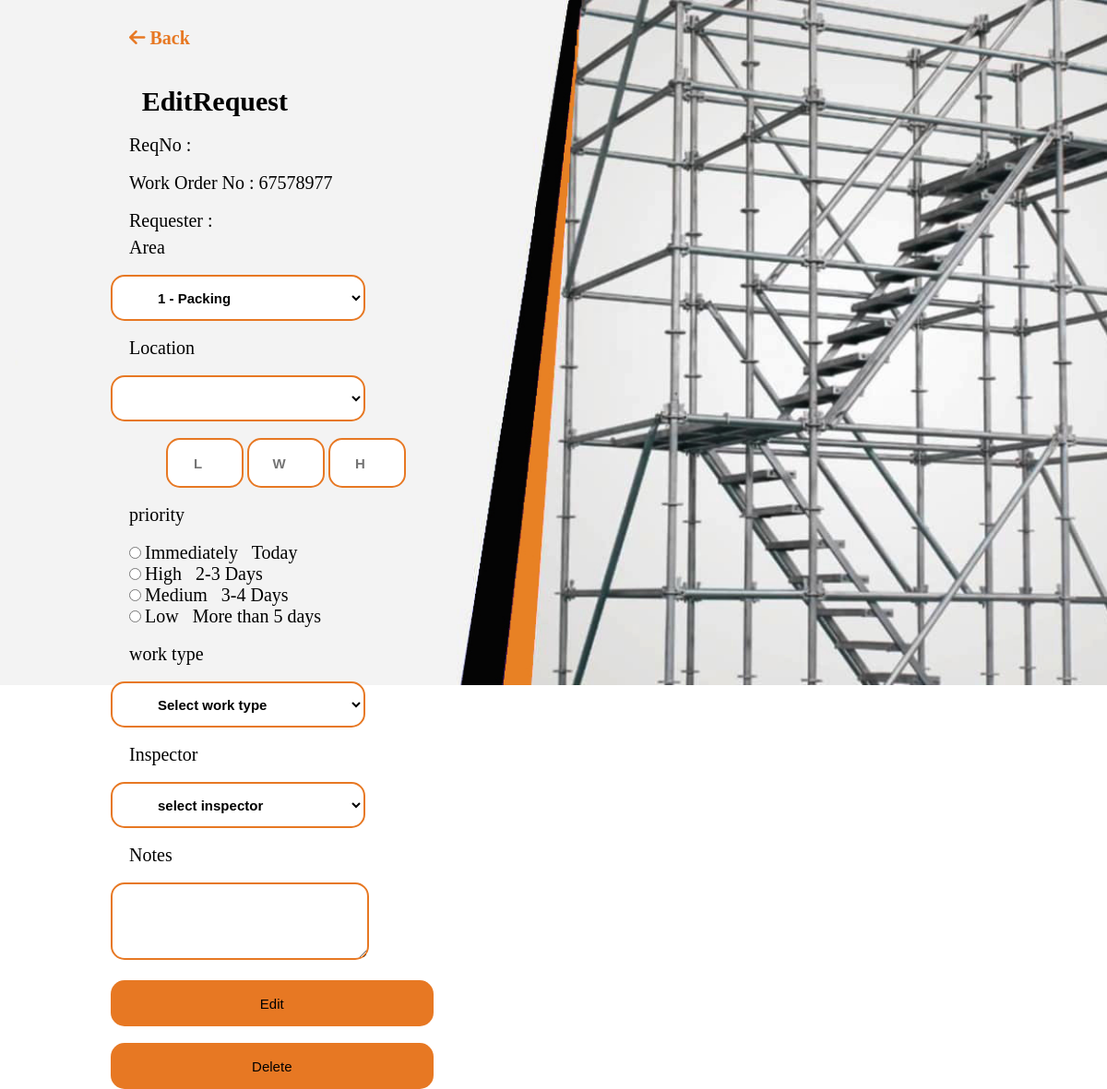
The page /requestAction.php?workOrderNo=67578977 (signed in) on the database as committed earlier.
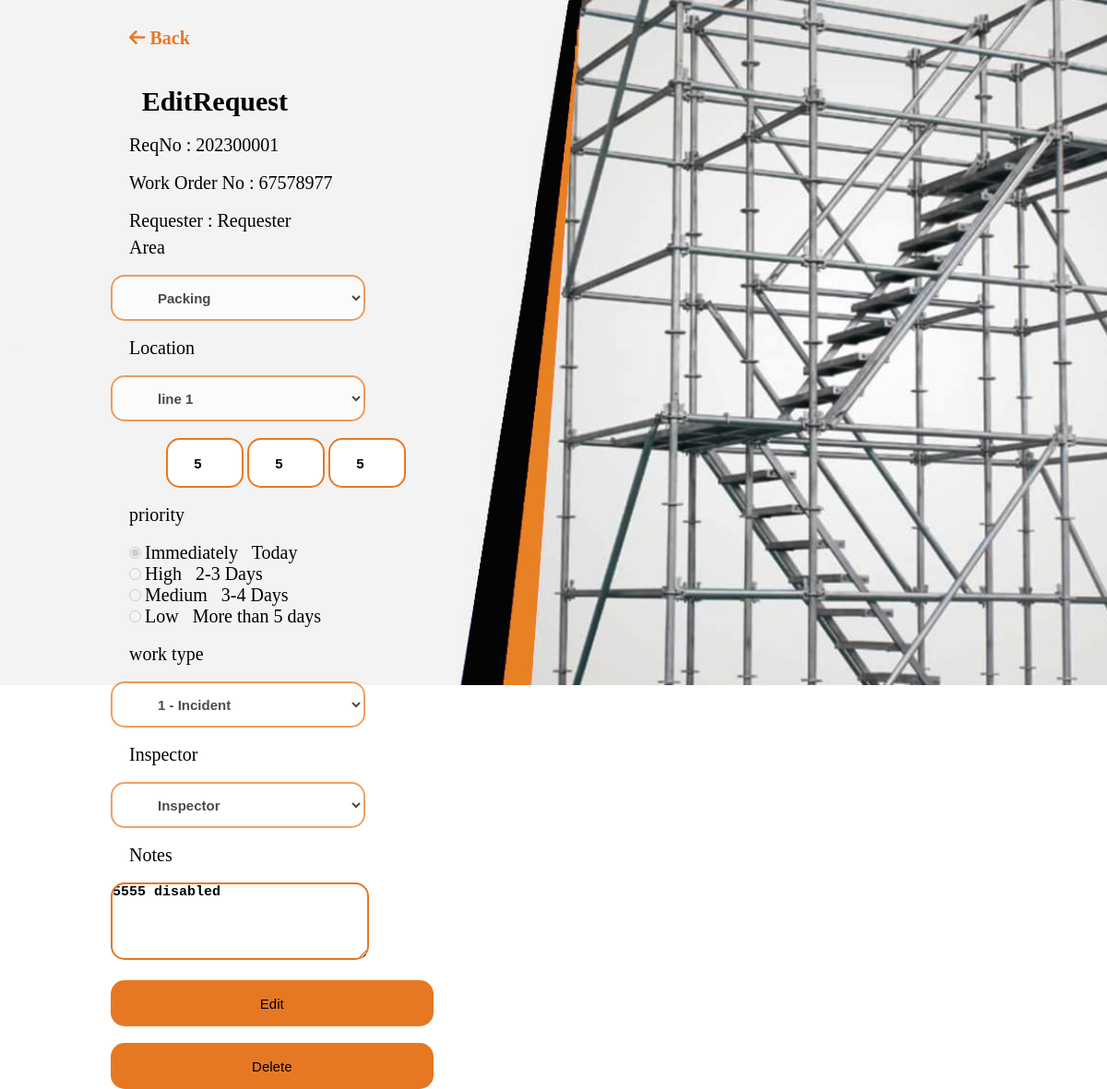
The same page on the database as committed later.
### tables this page shows
CREATE TABLE `request` (
  `id` int(11) NOT NULL,
  `reqNo` varchar(255) NOT NULL,
  `adminAddedName` varchar(255) NOT NULL,
  `workOrderNo` varchar(255) NOT NULL,
  `area` varchar(255) NOT NULL,
  `item` varchar(255) NOT NULL,
  `length` varchar(255) NOT NULL,
  `width` varchar(255) NOT NULL,
  `height` varchar(255) NOT NULL,
  `workType` varchar(255) NOT NULL,
  `priority` varchar(255) NOT NULL,
  `executer` varchar(255) NOT NULL,
  `wereHouse` varchar(255) NOT NULL,
  `inspector` varchar(255) NOT NULL,
  `notes` varchar(255) NOT NULL,
  `reqDate` datetime(6) NOT NULL DEFAULT current_timestamp(6),
  `executerNew` varchar(50) NOT NULL DEFAULT 'yes',
  `executerDate` datetime(6) DEFAULT NULL,
  `status` varchar(255) NOT NULL DEFAULT 'pending',
  `rejectReason` varchar(255) NOT NULL,
  `rejectsNum` int(255) NOT NULL DEFAULT 0,
  `new` varchar(255) NOT NULL DEFAULT 'yes',
  `finishDate` date DEFAULT NULL,
  `issued` varchar(255) NOT NULL DEFAULT 'no',
  `wereHouseDate` datetime(6) DEFAULT NULL,
  `executerAccept` varchar(6) NOT NULL DEFAULT 'no',
  `executerAcceptDate` datetime(6) DEFAULT NULL,
  `inspectorDate` datetime(6) DEFAULT NULL,
  `resentDate` datetime(6) DEFAULT NULL,
  `qtyBackStatus` varchar(255) NOT NULL DEFAULT 'no',
  `qtyBackDate` datetime DEFAULT NULL
);

### includes/classes/Request.php (called while the page is built, shortened)
<?php
class Request
{
    private $con;
    public function __construct($con)
    {
        $this->con = $con;
    }
    public function getRequestDetails($workOrderNo = null)
    {
        $sql = "SELECT * FROM request ";
        if ($workOrderNo) {
            $sql .= "WHERE workOrderNo=:workOrderNo";
        }
        $query = $this->con->prepare($sql);
        if ($workOrderNo) {
            $query->bindValue(":workOrderNo", $workOrderNo);
        }
        $query->execute();
        $array = array();
        if(!$workOrderNo){
            while ($row = $query->fetch(PDO::FETCH_ASSOC)) {
                $array[] = $row;
            }
        }else{
            while ($row = $query->fetch(PDO::FETCH_ASSOC)) {
            $array = $row;
        }
        }
        return $array;
    }
}
?>

### requestAction.php (the view, shortened to what this page needs)
<?php
include_once('includes/classes/Account.php');
include_once('includes/classes/Request.php');
include_once('includes/classes/Area.php');
include_once('includes/classes/WorkType.php');
$workOrderNo = $_GET["workOrderNo"];
$request = new Request($con);
$getRequest = $request->getRequestDetails($workOrderNo);
$canEdit = $getRequest['executerDate'] == NULL ? '' : 'disabled';
$executerAccept = $getRequest['executerAccept'] == 'yes' ? true : false;
$area = new Area($con);
$getArea = $area->getArea();
?>
<!DOCTYPE html>
<html lang="en">
<head>
    <link rel="stylesheet" href="boxicons/css/boxicons.min.css">
    <link href='https://unpkg.com/boxicons@2.1.4/css/boxicons.min.css' rel='stylesheet'>
    <link rel="stylesheet" href="css.css?1999">
</head>
<body>
<div>
<a class="Back" href="adminRequests.php">
    <i class="fa-solid fa-arrow-left"></i>    Back</a>
</div>
    <div class="newrequest">
        <div class="login-container" id="login">
            <div class="top">
                <header  class="namerequest">EditRequest</header>
            </div>
            <br>
            <div class="input-box">
                <form method="POST">
                    <label class="requestAction">ReqNo :
                        <?php echo $getRequest['reqNo']; ?>
                    </label>
                    <br>
                    <br>
                    <label class="requestAction">Work Order No :
                        <?php echo $workOrderNo; ?>
                    </label>
                    <br>
                    <br>
                    <label class="requestAction">Requester :
                        <?php echo $getRequest['adminAddedName']; ?>
                    </label>
                    <br>
                    <br>
                    <br>
                    <label class="requestActionArea">Area</label>
                    <br>
                    <br>
                    <select class="inputfieldrequestAction" name="area" id="area" required <?php echo $canEdit; ?>>
                        <?php if ($getRequest['area']) {
                            echo '<option value="' . $getRequest['area'] . '" selected >' . $getRequest['area'] . '</option>';
                        } ?>
                        <?php echo $getArea; ?>
                    </select>
                    <br>
                    <br>
                    <label class="requestActionArea">Location</label>
                    <br>
                    <br>
                    <select class="inputfieldrequestAction" name="item" id="item" required <?php echo $canEdit; ?>>
                        <?php if ($getRequest['item']) {
                            echo '<option value="' . $getRequest['item'] . '" selected >' . $getRequest['item'] . '</option>';
                        } ?>
                    </select>
                    <br>
                    <br>
                    <input type="number" class="inputlength" id="length" min="1" placeholder="L" name="length"
                        value="<?php echo $getRequest['length']; ?>" <?php echo $canEdit; ?>>
                    <input type="number" class="inputlength" id="width" min="1" placeholder="W" name="width"
                        value="<?php echo $getRequest['width']; ?>" <?php echo $canEdit; ?>>
                    <input type="number" class="inputlength" id="height" min="1" placeholder="H" name="height"
                        value="<?php echo $getRequest['height']; ?>" <?php echo $canEdit; ?>>
                    <br>
                    <br>
                    <label class="requestActionArea">priority</label>
                    <br>
                    <br>
                    <input type="radio" id="immediately" value="Immediately Today" name="priority" <?php echo $getRequest['priority'] == 'Immediately Today' ? 'checked' : ''; ?> <?php echo $canEdit; ?>>
                    <label class="requestActionArea" for="immediately">Immediately &nbsp; Today</label>
                    <br>
                    <input type="radio" id="high" value="High 2-3 Days" name="priority" <?php echo $getRequest['priority'] == 'High 2-3 Days' ? 'checked' : ''; ?> <?php echo $canEdit; ?>>
                    <label class="requestActionArea" for="high">High &nbsp; 2-3 Days</label>
                    <br>
                    <input type="radio" id="medium" value="Medium 3-4 Days" name="priority" <?php echo $getRequest['priority'] == 'Medium 3-4 Days' ? 'checked' : ''; ?> <?php echo $canEdit; ?>>
                    <label class="requestActionArea" for="medium">Medium &nbsp; 3-4 Days</label>
                    <br>
                    <input type="radio" id="low" value="Low More than 5 days" name="priority" <?php echo $getRequest['priority'] == 'Low More than 5 days' ? 'checked' : ''; ?> <?php echo $canEdit; ?>>
                    <label class="requestActionArea" for="low">Low &nbsp; More than 5 days</label>
                    <br>
                    <br>
                    <label class="requestActionArea">work type</label>
                    <br>
                    <br>
                    <select class="inputfieldrequestAction" name="workType" required <?php echo $canEdit; ?>>
                        <option selected value="<?php echo $getRequest['workType'] ?? ''; ?>"><?php echo $getRequest['workType'] ?? 'Select work type'; ?></option>
                    </select>
                    <br>
                    <br>
                    <label class="requestActionArea">Inspector</label>
                    <br>
                    <br>
                    <select class="inputfieldrequestAction" name="inspector" id="inspector" required <?php echo $canEdit; ?>>
                        <option selected value="<?php echo $getRequest['inspector'] ?? ''; ?>"><?php echo $getRequest['inspector'] ?? 'select inspector'; ?></option>
                    </select>
                    <br>
                    <br>
                    <label class="requestActionArea">Notes</label>
                    <br>
                    <br>
                    <textarea class="inputfieldnotAction" name="notes" ><?php echo $getRequest['notes']; ?> <?php echo $canEdit; ?></textarea>
                    <br>
                    <br>
                    <?php
                    if (!$executerAccept) {
                        echo '
                <button type="submit"  class="submitnewreq" name="edit"' . $canEdit . '>Edit</button>
                <br>
                <br>
                <button type="submit"  class="submitnewreq" name="delete"' . $canEdit . '>Delete</button>
            ';
                    } else {
                        echo '
                <br>
                <button type="submit"  class="submit" name="dismantling"' . $canEdit . '>dismantling</button>
            ';
                    }
                    ?>
                </form>
</body>
</html>

### includes/classes/Area.php (shortened to what this page needs)
<?php
class Area
{
    private $con;
    public function __construct($con)
    {
        $this->con = $con;
    }
    public function getArea($all = null)
    {
        $query = $this->con->prepare("SELECT * FROM area ");
        $query->execute();
        $html = "";
        $rows = array();
        if ($all) {
            while ($row = $query->fetch(PDO::FETCH_ASSOC)) {
                $rows[] = $row;
            }
            return $rows;
        } else {
            while ($row = $query->fetch(PDO::FETCH_ASSOC)) {
                $areaId = $row["number"];
                $areaName = $row["name"];
                $html .= "<option value='$areaId'>$areaId - $areaName</option>";
            }
            return $html;
        }
    }
}
?>

### css.css (style rules this page uses)
* { margin: 0; padding: 0; }
body { background: url("images/1.jpg"); background-size: cover; background-repeat: no-repeat; }
header { font-size: 30px; text-align: center; font-weight: bold; padding: 0px 0 30px 0; position: relative; right: 40px; }
.register-container, .login-container { width: 100%; padding: 0 20px; }
.Back { position: relative; left: 140px; font-size: 20px; text-decoration: none; top: 30px; color: #e77823; font-weight: bold; }
.newrequest { display: flex; width: 80%; height: 90vh; position: relative; top: 70px; left: 10%; }
.namerequest { font-size: 30px; position: absolute; right: 80%; }
.submitnewreq { font-size: 15px; font-weight: 500; color: black; height: 50px; width: 38%; border: none; border-radius: 15px; position: relative; right: 20px; outline: none; background: #e77823; cursor: pointer; transition: 0.3s ease-in-out; }
.inputfieldnotAction { font-size: 15px; font-weight: bold; background: #fff; color: #000; height: 80px; width: 38%; border: 2px solid #e77823; position: relative; right: 20px; border-radius: 15px; outline: none; transition: 0.2s ease; }
.requestAction { position: relative; top: 30px; font-size: 20px; }
.requestActionArea { font-size: 20px; }
.inputfieldnotAction { font-size: 15px; font-weight: bold; background: #fff; color: #000; height: 80px; width: 30%; border: 2px solid #e77823; position: relative; right: 20px; border-radius: 15px; outline: none; transition: 0.2s ease; }
.inputlength { font-size: 15px; font-weight: bold; background: #fff; color: #000; height: 50px; text-align: center; width: 80px; border: 2px solid #e77823; position: relative; left: 40px; border-radius: 15px; outline: none; transition: 0.2s ease; }
.inputfieldrequestAction { font-size: 15px; font-weight: bold; background: #fff; color: #000; height: 50px; width: 30%; padding: 0px 40px 0 45px; border: 2px solid #e77823; position: relative; right: 20px; border-radius: 15px; outline: none; transition: 0.2s ease; }

Rows that differ between the two databases and show on the page:
added request: reqNo "202300001", adminAddedName "Requester", area "Packing", item "line 1", length "5", width "5", height "5", priority "☑ Immediately Today", priority "☐ High 2-3 Days", priority "☐ Medium 3-4 Days", priority "☐ Low More than 5 days", workType "1 - Incident", inspector "Inspector", notes "5555 disabled"
Other text that changed with them:
form field area: "1 - Packing" → (not shown)
form field priority: "☐ Immediately Today" → (not shown)
form field priority: "☐ High 2-3 Days" → (not shown)
form field priority: "☐ Medium 3-4 Days" → (not shown)
form field priority: "☐ Low More than 5 days" → (not shown)
form field workType: "Select work type" → (not shown)
form field inspector: "select inspector" → (not shown)
